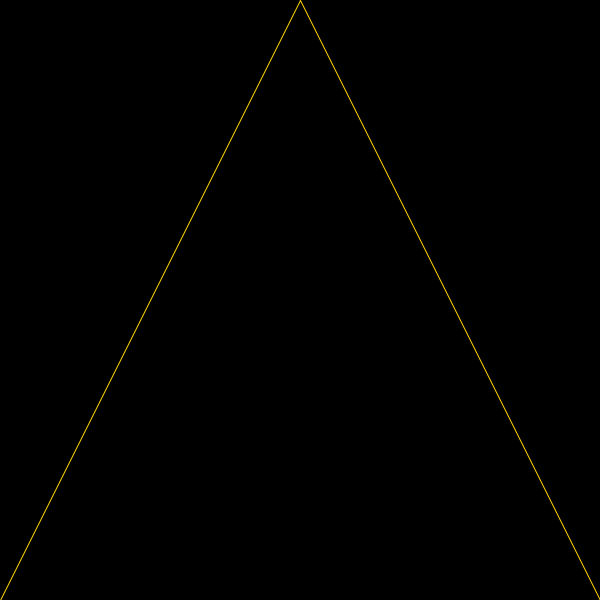
Frame 1 (no input)
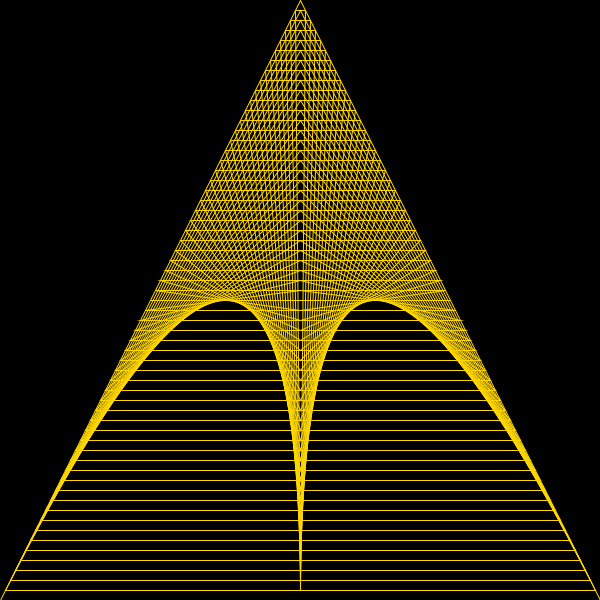
Frame 60 (the mouse pressed at the canvas centre just before this capture)
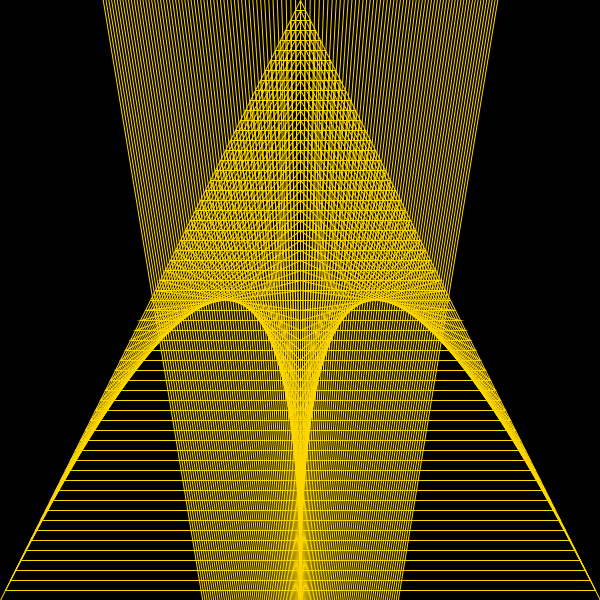
Frame 120 (the mouse held since frame 60 and released just before this capture)

The Processing sketch that drew these frames (run headless with seeded random() and noise(); from frame 60 on, the mouse is pressed at the canvas centre):

// Processing sketch: sketch_2assymptot_owl
// ── sketch_2assymptot_owl.pde
void setup(){
  size(600,600);
  background(0);
}
float x=0;
void draw(){
  fill(0,0,0,0);
  stroke(255, 215,0);
  triangle(300,0+x+x,0+x,600-x-x,600-x,600-x-x);
  x+=5;
  //delay(1000);
}
